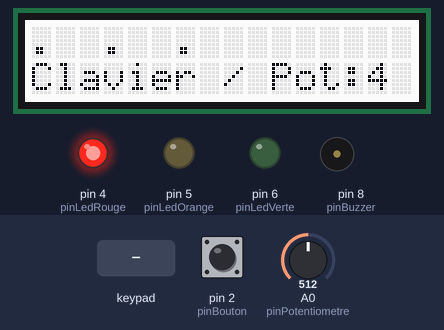
Bench run of a sketch on a simulated Arduino Uno, built with avr-gcc and run on an emulated ATmega328P. Shown: 16×2 character LCD, output pins drawn as LEDs (lit = HIGH), buzzer (waves = sounding). The test bench sets the inputs (shaded band); at power-on: A0 (pinPotentiometre) = 512, pin 2 (pinBouton) HIGH. What the sketch prints to the serial monitor is not drawn.

Above: at 1.3 s.
1.4 s: keypad keys 5 8 4 pressed 0.4 s apart
At 4.56 s:
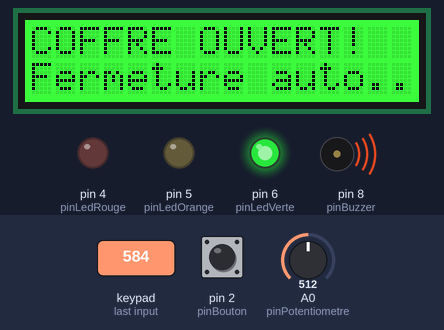
7.1 s: A0 (pinPotentiometre) set to 810
At 8.4 s:
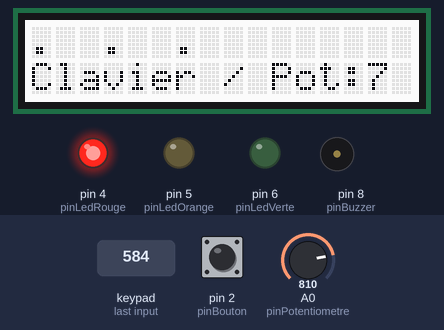
9.5 s: keypad keys 1 3 9 pressed 0.4 s apart
At 11.27 s:
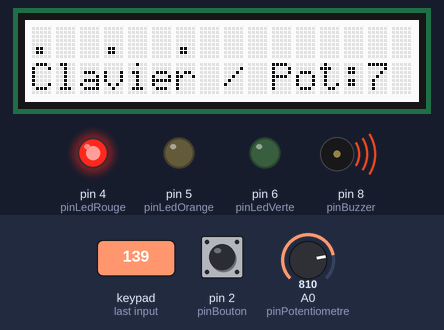
12.6 s: key '2' pressed
At 13.6 s:
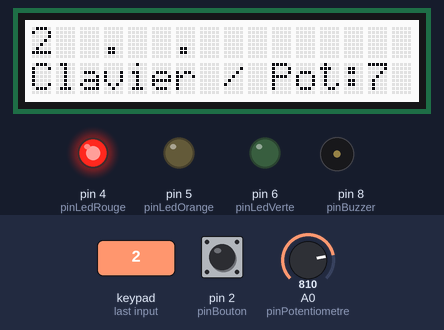
14.2 s: pin 2 (pinBouton) pulled LOW for 0.15 s
At 15.1 s:
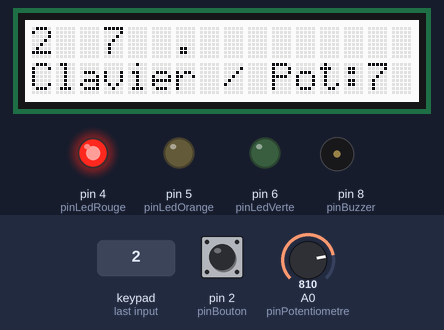
Timing chart, 0 to 16.8 s (numbered marks = the images above; inputs shaded):
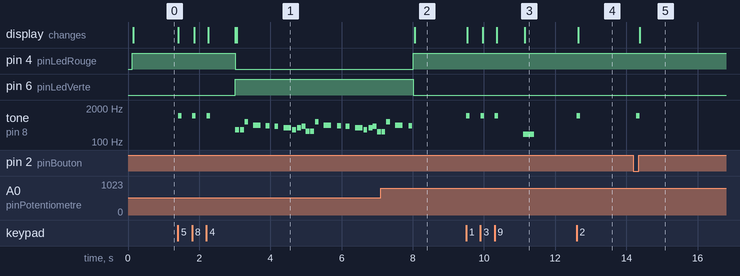

The sketch:

coffre.ino
```cpp
#include <Wire.h>
#include "rgb_lcd.h" // Bibliothèque spécifique pour l'écran LCD Grove RGB
#include <Keypad.h>  // Bibliothèque pour le clavier matriciel

rgb_lcd lcd; // Déclaration de l'écran Grove

// Configuration du clavier 4x4
const byte LIGNES = 4;
const byte COLONNES = 4;

char keys[LIGNES][COLONNES] = {
  {'1','2','3','A'},
  {'4','5','6','B'},
  {'7','8','9','C'},
  {'*','0','#','D'}
};

// Connexions des broches pour les lignes et colonnes
byte brochesLignes[LIGNES] = {23, 25, 27, 29};
byte brochesColonnes[COLONNES] = {31, 33, 35, 37};

Keypad keypad = Keypad(makeKeymap(keys), brochesLignes, brochesColonnes, LIGNES, COLONNES);

// notes
#define NOTE_D4  294
#define NOTE_F4  349
#define NOTE_G4  392
#define NOTE_GS4 415
#define NOTE_A4  440
#define NOTE_C5  523
#define NOTE_D5  587
#define NOTE_AS3 233
#define NOTE_B3  247
#define NOTE_C4  262
#define REST     0

int melody[] = {
  NOTE_D4, NOTE_D4, NOTE_D5, REST, NOTE_A4, REST, NOTE_GS4, REST, NOTE_G4, REST, NOTE_F4, NOTE_D4, NOTE_F4, NOTE_G4,
  NOTE_C4, NOTE_C4, NOTE_D5, REST, NOTE_A4, REST, NOTE_GS4, REST, NOTE_G4, REST, NOTE_F4, NOTE_D4, NOTE_F4, NOTE_G4,
  NOTE_B3, NOTE_B3, NOTE_D5, REST, NOTE_A4, REST, NOTE_GS4, REST, NOTE_G4, REST, NOTE_F4, NOTE_D4, NOTE_F4, NOTE_G4,
  NOTE_AS3, NOTE_AS3, NOTE_D5, REST, NOTE_A4, REST, NOTE_GS4, REST, NOTE_G4, REST, NOTE_F4, NOTE_D4, NOTE_F4, NOTE_G4
};

int durations[] = {
  120, 120, 120, 120, 240, 120, 120, 120, 120, 120, 240, 120, 120, 120,
  120, 120, 120, 120, 240, 120, 120, 120, 120, 120, 240, 120, 120, 120,
  120, 120, 120, 120, 240, 120, 120, 120, 120, 120, 240, 120, 120, 120,
  120, 120, 120, 120, 240, 120, 120, 120, 120, 120, 240, 120, 120, 120
};

int totalNotes = sizeof(melody) / sizeof(melody[0]);
int currentNote = 0;
unsigned long previousMillis = 0;
long currentDuration = 0;

const int pinBouton = 2;
const int pinLedRouge = 4;
const int pinLedOrange = 5;
const int pinLedVerte = 6;
const int pinBuzzer = 8;
const int pinPotentiometre = A0;

// coffre
const int codeSecret[3] = {5, 8, 4};
int codeSaisi[3];
int indexSaisie = 0;
int erreurs = 0;

// Remplacement de OPEN par OUVERT pour éviter le conflit avec Keypad.h
enum Etat { LOCKED, CHECKING, OUVERT, ALARM };
Etat etatActuel = LOCKED;

// Variables pour millis()
unsigned long tempsOuverture = 0;
unsigned long tempsAlarme = 0;
unsigned long tempsClignotement = 0;
unsigned long dernierAffichageLCD = 0;
bool etatLedRouge = false;
bool etatLedOrange = false;

// Variables bouton (anti-rebond de 50ms)
unsigned long dernierTempsBouton = 0;
bool dernierEtatBouton = HIGH;
bool etatStableBouton = HIGH;

int lireChiffrePotentiometre() {
  long somme = 0;
  for (int i = 0; i < 10; i++) {
    somme += analogRead(pinPotentiometre);
  }
  int moyenne = somme / 10;
  return map(moyenne, 0, 1023, 0, 9);
}

void mettreAJourLCD(unsigned long tempsActuel, int chiffreActuel) {
  if (tempsActuel - dernierAffichageLCD < 100) return;
  dernierAffichageLCD = tempsActuel;

  lcd.setCursor(0, 0);
  if (etatActuel == LOCKED) {
    for (int i = 0; i < 3; i++) {
      if (i < indexSaisie) {
        lcd.print(codeSaisi[i]);
      } else {
        lcd.print(".");
      }
      if (i < 2) {
        lcd.print("  ");
      }
    }
    lcd.print("       ");
  } else if (etatActuel == CHECKING) {
    lcd.print("VERIFICATION... ");
  } else if (etatActuel == OUVERT) {
    lcd.print("COFFRE OUVERT!  ");
  } else if (etatActuel == ALARM) {
    lcd.print("!! ALARME !!    ");
  }

  lcd.setCursor(0, 1);
  if (etatActuel == LOCKED) {
    lcd.print("Clavier / Pot:");
    lcd.print(chiffreActuel);
    lcd.print(" ");
  } else if (etatActuel == OUVERT) {
    lcd.print("Fermeture auto..");
  } else if (etatActuel == ALARM) {
    lcd.print("Bloque 10s...   ");
  } else {
    lcd.print("                ");
  }
}

void setup() {
  Serial.begin(9600);
  pinMode(pinBouton, INPUT_PULLUP);
  pinMode(pinLedRouge, OUTPUT);
  pinMode(pinLedOrange, OUTPUT);
  pinMode(pinLedVerte, OUTPUT);
  pinMode(pinBuzzer, OUTPUT);

  // Initialisation propre de l'état du bouton pour éviter la fausse saisie au démarrage
  delay(50);
  etatStableBouton = digitalRead(pinBouton);
  dernierEtatBouton = etatStableBouton;

  // Initialisation de l'écran Grove (16 colonnes, 2 lignes)
  lcd.begin(16, 2);
  lcd.setRGB(255, 255, 255);

  Serial.println("Coffre Verrouillé. Saisissez le code.");
  digitalWrite(pinLedRouge, HIGH);
}

void loop() {
  unsigned long tempsActuel = millis();
  int chiffrePointe = lireChiffrePotentiometre();

  mettreAJourLCD(tempsActuel, chiffrePointe);

  bool actionValider = false;
  int chiffreAValider = -1;

  // 1. Lecture du Clavier Matriciel
  char touche = keypad.getKey();
  if (touche) {
    if (touche >= '0' && touche <= '9') {
      chiffreAValider = touche - '0'; // Convertir le caractère en entier
      actionValider = true;
    }
  }

  // 2. Lecture du Bouton poussoir physique (avec le potentiomètre)
  bool lectureBouton = digitalRead(pinBouton);
  if (lectureBouton != dernierEtatBouton) {
    dernierTempsBouton = tempsActuel;
  }

  if ((tempsActuel - dernierTempsBouton) > 50) {
    if (lectureBouton != etatStableBouton) {
      etatStableBouton = lectureBouton;
      // On s'assure de valider uniquement sur un front descendant (quand onappuie : HIGH -> LOW)
      // et que l'état précédent stabilisé était bien HIGH (évite les bugs au reset)
      if (etatStableBouton == LOW) {
        chiffreAValider = chiffrePointe;
        actionValider = true;
      }
    }
  }
  dernierEtatBouton = lectureBouton;

  // Machine à états
  switch (etatActuel) {
    case LOCKED:
      digitalWrite(pinLedRouge, HIGH);
      digitalWrite(pinLedVerte, LOW);
      digitalWrite(pinLedOrange, LOW);
      lcd.setRGB(255, 255, 255);

      if (actionValider) {
        tone(pinBuzzer, 1000, 100);
        codeSaisi[indexSaisie] = chiffreAValider;

        Serial.print("Chiffre saisi : ");
        Serial.println(codeSaisi[indexSaisie]);
        indexSaisie++;
      }

      // Si on a saisi les 3 chiffres, on attend 800 ms avant de passer à la vérification
      if (indexSaisie >= 3) {
        static unsigned long tempsAttenteFinSaisie = 0;
        if (tempsAttenteFinSaisie == 0) {
          tempsAttenteFinSaisie = tempsActuel;
        }
        if (tempsActuel - tempsAttenteFinSaisie >= 800) {
          tempsAttenteFinSaisie = 0;
          etatActuel = CHECKING;
        }
      }
      break;

    case CHECKING: {
      bool codeBon = true;
      for (int i = 0; i < 3; i++) {
        if (codeSaisi[i] != codeSecret[i]) codeBon = false;
      }

      if (codeBon) {
        Serial.println("Code BON ! Ouverture...");
        erreurs = 0;
        tempsOuverture = tempsActuel;
        etatActuel = OUVERT;
      } else {
        Serial.println("Code FAUX !");
        erreurs++;
        digitalWrite(pinLedOrange, HIGH);
        tone(pinBuzzer, 200, 300);

        if (erreurs >= 3) {
          Serial.println("ALARME DECLENCHEE !");
          tempsAlarme = tempsActuel;
          etatActuel = ALARM;
        } else {
          indexSaisie = 0;
          etatActuel = LOCKED;
        }
      }
      break;
    }

    case OUVERT:
      digitalWrite(pinLedRouge, LOW);
      digitalWrite(pinLedVerte, HIGH);
      lcd.setRGB(0, 255, 0);

      if (tempsActuel - previousMillis >= currentDuration) {
        previousMillis = tempsActuel;

        int note = melody[currentNote];
        currentDuration = durations[currentNote];

        if (note == REST) {
          noTone(pinBuzzer);
        } else {
          tone(pinBuzzer, note, currentDuration * 0.9);
        }

        currentNote++;
        if (currentNote >= totalNotes) {
          currentNote = 0;
        }
      }

      if (tempsActuel - tempsOuverture >= 5000) {
        Serial.println("Fermeture automatique.");
        noTone(pinBuzzer);
        currentNote = 0;
        indexSaisie = 0;
        etatActuel = LOCKED;
      }
      break;

    case ALARM:
      digitalWrite(pinLedOrange, LOW);
      digitalWrite(pinLedVerte, LOW);
      lcd.setRGB(255, 0, 0);

      if (tempsActuel - tempsClignotement >= 200) {
        tempsClignotement = tempsActuel;
        etatLedRouge = !etatLedRouge;
        etatLedOrange = !etatLedOrange;
        digitalWrite(pinLedRouge, etatLedRouge);
        digitalWrite(pinLedOrange, etatLedOrange);
        if (etatLedRouge) tone(pinBuzzer, 1500, 100);
      }

      if (tempsActuel - tempsAlarme >= 10000) {
        Serial.println("Fin de l'alarme. Réinitialisation.");
        erreurs = 0;
        indexSaisie = 0;
        digitalWrite(pinLedRouge, HIGH);
        etatActuel = LOCKED;
      }
      break;
  }
}
```

Measured:
- after the input at 1.4 s, pin 4 (pinLedRouge): HIGH → LOW after 1.6 s; pin 6 (pinLedVerte): LOW → HIGH after 1.6 s
- after the input at 7.1 s, the display: changes after 0.96 s (image 2)
- after the input at 9.5 s, tone on pin 8 (pinBuzzer): plays 1000 Hz for 0.10 s, 1000 Hz for 0.10 s, 1000 Hz for 0.10 s, 200 Hz for 0.30 s, starting at once; the display: first changes at once (image 3 shows a later state)
- after the input at 12.6 s, tone on pin 8 (pinBuzzer): silent → 1000 Hz at once, → silent 0.10 s later; the display: changes at once (image 4)
- after the input at 14.2 s, tone on pin 8 (pinBuzzer): silent → 1000 Hz after 0.08 s, → silent 0.10 s later; the display: changes after 0.18 s (image 5)
